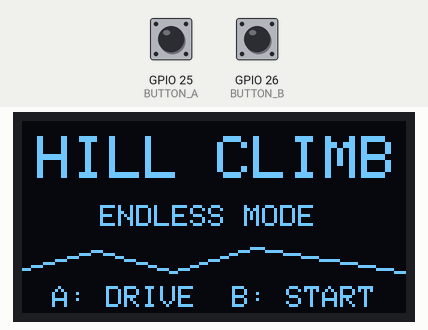
Simulated run of this sketch. Board: ESP32. Shown: 128×64 one-colour display. The test bench sets the inputs (shaded band); at power-on: GPIO 25 (BUTTON_A) HIGH, GPIO 26 (BUTTON_B) HIGH. Random numbers use the default seed unless the sketch sets one.

Above: at 1.2 s.
1.3 s: GPIO 25 (BUTTON_A) pulled LOW for 0.15 s
At 2.6 s:
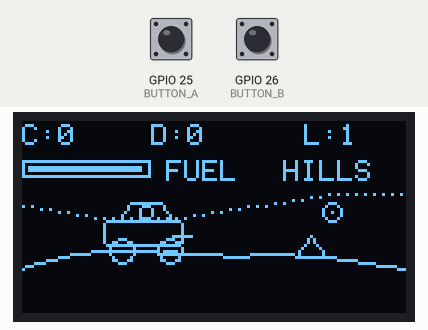
3.2 s: GPIO 25 (BUTTON_A) pulled LOW for 1 s
At 5.4 s:
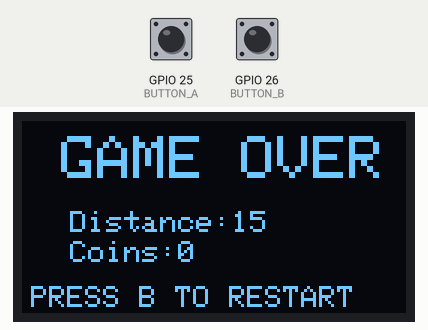
5.7 s: GPIO 26 (BUTTON_B) pulled LOW for 0.15 s
At 6.9 s:
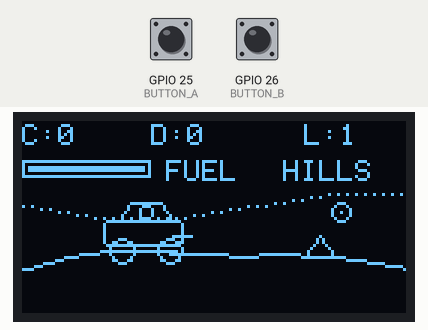
7.3 s: GPIO 26 (BUTTON_B) pulled LOW for 1 s
At 7.92 s:
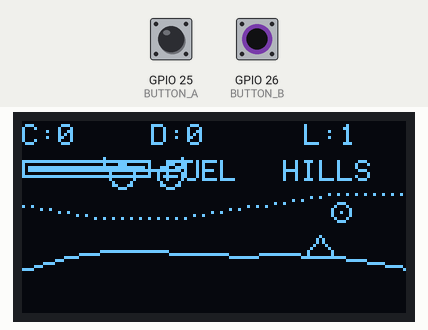
Timing chart, 0 to 10.3 s (numbered marks = the images above; inputs shaded):
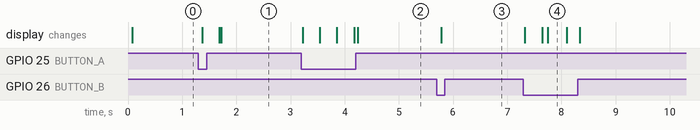

The sketch:

hillclimbonesp32.ino
```cpp
#include <Wire.h>
#include <Adafruit_GFX.h>
#include <Adafruit_SSD1306.h>
#include <math.h>
#include <esp_system.h>

#define SCREEN_WIDTH 128
#define SCREEN_HEIGHT 64
#define OLED_RESET -1
#define OLED_ADDR 0x3C

#define BUTTON_A 25
#define BUTTON_B 26

Adafruit_SSD1306 display(
  SCREEN_WIDTH, SCREEN_HEIGHT, &Wire, OLED_RESET
);

enum GameState { TITLE_SCREEN, PLAYING, LEVEL_COMPLETE, GAME_OVER };
GameState gameState = TITLE_SCREEN;

float worldX = 0;
float speed = 0;
float jeepY = 0;
float verticalSpeed = 0;
float fuel = 100;

int coins = 0;
int distanceM = 0;
int level = 1;
int levelReward = 0;

bool grounded = true;
bool rainEnabled = false;
bool previousA = false;
bool previousB = false;

unsigned long lastFrame = 0;
unsigned long stateTimer = 0;
unsigned long lastCoinWorld = 0;
unsigned long lastRewardedLevel = 1;

const int JEEP_X = 27;
const int LEVEL_DISTANCE = 500;
const int OBSTACLE_SPACING = 180;

struct RainDrop {
  int x, y, speed;
};
RainDrop rain[18];

// ---------- GENERAL HELPERS ----------

bool pressed(int pin) {
  return digitalRead(pin) == LOW;
}

unsigned long hashValue(unsigned long n) {
  n = (n ^ 61UL) ^ (n >> 16);
  n *= 9UL;
  n ^= n >> 4;
  n *= 0x27d4eb2dUL;
  n ^= n >> 15;
  return n;
}

int clampInt(int v, int lo, int hi) {
  if (v < lo) return lo;
  if (v > hi) return hi;
  return v;
}

// ---------- ENVIRONMENTS ----------
// Levels 1-5: green-hill style
// Levels 6-10: rocky mountains
// Levels 11-20: night
// Levels 21+: storm

int environment() {
  if (level <= 5) return 0;
  if (level <= 10) return 1;
  if (level <= 20) return 2;
  return 3;
}

void drawBackground() {
  int env = environment();

  if (env == 0) {
    // Distant rolling hills.
    for (int x = 0; x < 128; x += 3) {
      int y = 28 + (int)(sinf((x + worldX * 0.15f) * 0.04f) * 5);
      display.drawPixel(x, y, SSD1306_WHITE);
    }
  } else if (env == 1) {
    // Jagged mountain silhouettes.
    for (int x = 0; x < 128; x += 16) {
      int y = 28 + (int)(hashValue(x / 16 + level * 13) % 12);
      display.drawLine(x, 40, x + 8, y, SSD1306_WHITE);
      display.drawLine(x + 8, y, x + 16, 40, SSD1306_WHITE);
    }
  } else if (env == 2) {
    // Moon and stars.
    display.drawCircle(105, 25, 8, SSD1306_WHITE);
    display.drawPixel(102, 22, SSD1306_BLACK);
    display.drawPixel(108, 28, SSD1306_BLACK);

    for (int i = 0; i < 18; i++) {
      unsigned long h = hashValue(i * 31 + level * 7);
      int x = h % 128;
      int y = 20 + ((h >> 8) % 17);
      display.drawPixel(x, y, SSD1306_WHITE);
    }
  } else {
    // Storm clouds and lightning.
    display.drawLine(7, 24, 25, 24, SSD1306_WHITE);
    display.drawLine(14, 20, 20, 20, SSD1306_WHITE);
    display.drawLine(76, 25, 98, 25, SSD1306_WHITE);
    display.drawLine(83, 21, 93, 21, SSD1306_WHITE);

    if ((millis() / 700) % 7 == 0) {
      display.drawLine(70, 27, 65, 34, SSD1306_WHITE);
      display.drawLine(65, 34, 71, 34, SSD1306_WHITE);
      display.drawLine(71, 34, 67, 40, SSD1306_WHITE);
    }
  }
}

const char* environmentName() {
  switch (environment()) {
    case 0: return "HILLS";
    case 1: return "ROCKS";
    case 2: return "NIGHT";
    default: return "STORM";
  }
}

// ---------- TERRAIN ----------

int terrainY(float x) {
  float h = sinf(x * 0.035f) * 4.0f
          + sinf(x * 0.012f) * 5.0f
          + sinf(x * 0.075f) * 1.5f;

  int env = environment();

  if (env == 1) {
    h += sinf(x * 0.09f) * 3.0f;
    h += sinf(x * 0.025f) * 2.0f;
  } else if (env == 2) {
    h += sinf(x * 0.055f) * 3.0f;
  } else if (env == 3) {
    h += sinf(x * 0.10f) * 3.5f;
    h += sinf(x * 0.022f) * 3.0f;
  }

  int y = 49 - (int)h;
  return clampInt(y, 35, 57);
}

void drawTerrain() {
  int previousY = terrainY(worldX);

  for (int x = 1; x < SCREEN_WIDTH; x++) {
    int y = terrainY(worldX + x);
    display.drawLine(x - 1, previousY, x, y, SSD1306_WHITE);
    previousY = y;
  }
}

// ---------- JEEP ----------

void drawWheel(int x, int y, int frame) {
  display.drawCircle(x, y, 4, SSD1306_WHITE);

  switch (frame % 4) {
    case 0:
      display.drawLine(x - 2, y, x + 2, y, SSD1306_WHITE);
      break;
    case 1:
      display.drawLine(x, y - 2, x, y + 2, SSD1306_WHITE);
      break;
    case 2:
      display.drawLine(x - 2, y - 2, x + 2, y + 2,
                       SSD1306_WHITE);
      break;
    default:
      display.drawLine(x - 2, y + 2, x + 2, y - 2,
                       SSD1306_WHITE);
  }
}

void drawJeep() {
  int bodyY = (int)jeepY;

  display.drawRoundRect(
    JEEP_X, bodyY, 27, 9, 2, SSD1306_WHITE
  );

  // Cabin and windshield.
  display.drawLine(JEEP_X + 5, bodyY, JEEP_X + 9,
                   bodyY - 6, SSD1306_WHITE);
  display.drawLine(JEEP_X + 9, bodyY - 6, JEEP_X + 19,
                   bodyY - 6, SSD1306_WHITE);
  display.drawLine(JEEP_X + 19, bodyY - 6, JEEP_X + 23,
                   bodyY, SSD1306_WHITE);

  // Driver.
  display.drawCircle(JEEP_X + 14, bodyY - 3, 2, SSD1306_WHITE);

  // Bumper.
  display.drawLine(JEEP_X + 23, bodyY + 5, JEEP_X + 29,
                   bodyY + 5, SSD1306_WHITE);

  int wheelY = bodyY + 10;
  int frame = (int)(worldX / 3);

  drawWheel(JEEP_X + 6, wheelY, frame);
  drawWheel(JEEP_X + 22, wheelY, frame);
}

// ---------- COINS ----------

long coinPosition(int segment) {
  unsigned long h = hashValue((unsigned long)segment + 7919UL);
  return (long)segment * 150L + 60L + (h % 60UL);
}

void drawCoins() {
  int segment = (int)(worldX / 150.0f);

  for (int i = segment - 1; i <= segment + 2; i++) {
    long pos = coinPosition(i);
    int sx = (int)(pos - worldX);

    if (sx < -5 || sx > 132) continue;

    int cy = terrainY(pos) - 15;
    display.drawCircle(sx, cy, 3, SSD1306_WHITE);
    display.drawPixel(sx, cy, SSD1306_WHITE);
  }
}

void collectCoins() {
  int segment = (int)(worldX / 150.0f);

  for (int i = segment - 1; i <= segment + 2; i++) {
    long pos = coinPosition(i);

    if (pos >= (long)worldX + JEEP_X - 4 &&
        pos <= (long)worldX + JEEP_X + 4 &&
        pos > (long)lastCoinWorld) {
      coins++;
      lastCoinWorld = pos;
    }
  }
}

// ---------- OBSTACLES ----------
// Obstacle types: rock, log, spike and large boulder.
// Extra obstacles become available as levels increase.

long obstaclePosition(int segment, int which) {
  unsigned long h = hashValue(
    (unsigned long)segment * 97UL + which * 313UL + 1777UL
  );

  return (long)segment * OBSTACLE_SPACING
       + 65L + (h % 40UL) + which * 55L;
}

int obstacleType(int segment, int which) {
  unsigned long h = hashValue(
    (unsigned long)segment * 41UL + which * 887UL + 919UL
  );

  int maxType = 1;

  if (level >= 3) maxType = 2;
  if (level >= 6) maxType = 3;
  if (level >= 11) maxType = 4;

  return h % maxType;
}

bool obstacleExists(int segment, int which) {
  if (which == 0) return true;

  unsigned long h = hashValue(
    (unsigned long)segment * 101UL + which * 431UL + 37UL
  );

  // More secondary obstacles at higher levels.
  int chance = 0;

  if (level >= 3) chance = 25;
  if (level >= 6) chance = 50;
  if (level >= 11) chance = 70;
  if (level >= 21) chance = 90;

  return (h % 100UL) < (unsigned long)chance;
}

void drawOneObstacle(long pos, int type) {
  int sx = (int)(pos - worldX);

  if (sx < -10 || sx > 138) return;

  int ground = terrainY(pos);

  if (type == 0) {
    // Rock.
    display.drawLine(sx - 5, ground, sx, ground - 7,
                     SSD1306_WHITE);
    display.drawLine(sx, ground - 7, sx + 5, ground,
                     SSD1306_WHITE);
    display.drawLine(sx - 5, ground, sx + 5, ground,
                     SSD1306_WHITE);
  } else if (type == 1) {
    // Wooden log.
    display.drawRect(sx - 5, ground - 5, 11, 5,
                     SSD1306_WHITE);
    display.drawLine(sx - 4, ground - 4, sx + 4,
                     ground - 1, SSD1306_WHITE);
  } else if (type == 2) {
    // Spikes.
    display.drawLine(sx - 5, ground, sx - 2,
                     ground - 7, SSD1306_WHITE);
    display.drawLine(sx - 2, ground - 7, sx + 1,
                     ground, SSD1306_WHITE);
    display.drawLine(sx + 1, ground, sx + 4,
                     ground - 7, SSD1306_WHITE);
    display.drawLine(sx + 4, ground - 7, sx + 7,
                     ground, SSD1306_WHITE);
  } else {
    // Large boulder.
    display.drawCircle(sx, ground - 4, 5, SSD1306_WHITE);
    display.drawPixel(sx - 1, ground - 5, SSD1306_WHITE);
  }
}

void drawObstacles() {
  int segment = (int)(worldX / OBSTACLE_SPACING);

  for (int i = segment - 1; i <= segment + 2; i++) {
    for (int which = 0; which < 3; which++) {
      if (!obstacleExists(i, which)) continue;

      long pos = obstaclePosition(i, which);
      drawOneObstacle(pos, obstacleType(i, which));
    }
  }
}

bool hitObstacle() {
  int segment = (int)(worldX / OBSTACLE_SPACING);

  for (int i = segment - 1; i <= segment + 2; i++) {
    for (int which = 0; which < 3; which++) {
      if (!obstacleExists(i, which)) continue;

      long pos = obstaclePosition(i, which);
      float sx = pos - worldX;

      if (sx >= JEEP_X + 2 && sx <= JEEP_X + 25) {
        // Ground contact is required for a crash.
        if (grounded) return true;
      }
    }
  }

  return false;
}

// ---------- RAIN ----------

void initializeRain() {
  for (int i = 0; i < 18; i++) {
    rain[i].x = esp_random() % SCREEN_WIDTH;
    rain[i].y = esp_random() % SCREEN_HEIGHT;
    rain[i].speed = 2 + esp_random() % 3;
  }
}

void updateRain() {
  rainEnabled = environment() == 3;

  if (!rainEnabled) return;

  for (int i = 0; i < 18; i++) {
    rain[i].x--;
    rain[i].y += rain[i].speed;

    if (rain[i].y >= SCREEN_HEIGHT) {
      rain[i].y = 0;
      rain[i].x = esp_random() % SCREEN_WIDTH;
    }

    if (rain[i].x < 0) rain[i].x = 127;
  }
}

void drawRain() {
  if (!rainEnabled) return;

  for (int i = 0; i < 18; i++) {
    display.drawLine(
      rain[i].x, rain[i].y,
      rain[i].x - 1, rain[i].y + 2,
      SSD1306_WHITE
    );
  }
}

// ---------- HUD ----------

void drawHUD() {
  display.fillRect(0, 0, 128, 12, SSD1306_BLACK);

  display.setTextSize(1);
  display.setTextColor(SSD1306_WHITE);

  display.setCursor(0, 1);
  display.print("C:");
  display.print(coins);

  display.setCursor(43, 1);
  display.print("D:");
  display.print(distanceM);

  display.setCursor(94, 1);
  display.print("L:");
  display.print(level);

  display.drawRect(0, 13, 43, 6, SSD1306_WHITE);

  int fw = clampInt((int)(fuel * 0.39f), 0, 39);
  display.fillRect(2, 15, fw, 2, SSD1306_WHITE);

  display.setCursor(48, 13);
  display.print("FUEL");

  display.setCursor(87, 13);
  display.print(environmentName());
}

// ---------- SCREENS ----------

void drawTitleScreen() {
  display.clearDisplay();
  display.setTextColor(SSD1306_WHITE);

  display.setTextSize(2);
  display.setCursor(5, 5);
  display.print("HILL CLIMB");

  display.setTextSize(1);
  display.setCursor(26, 28);
  display.print("ENDLESS MODE");

  display.drawLine(0, 49, 25, 43, SSD1306_WHITE);
  display.drawLine(25, 43, 50, 50, SSD1306_WHITE);
  display.drawLine(50, 50, 77, 42, SSD1306_WHITE);
  display.drawLine(77, 42, 127, 50, SSD1306_WHITE);

  display.setCursor(10, 55);
  display.print("A: DRIVE  B: START");
  display.display();
}

void drawGameOver() {
  display.clearDisplay();
  display.setTextColor(SSD1306_WHITE);

  display.setTextSize(2);
  display.setCursor(13, 5);
  display.print("GAME OVER");

  display.setTextSize(1);
  display.setCursor(16, 30);
  display.print("Distance:");
  display.print(distanceM);

  display.setCursor(16, 40);
  display.print("Coins:");
  display.print(coins);

  display.setCursor(3, 55);
  display.print("PRESS B TO RESTART");
  display.display();
}

void drawLevelComplete() {
  display.clearDisplay();
  display.setTextColor(SSD1306_WHITE);

  display.setTextSize(2);
  display.setCursor(4, 5);
  display.print("LEVEL UP!");

  display.setTextSize(1);
  display.setCursor(10, 30);
  display.print("Environment:");
  display.print(environmentName());

  display.setCursor(10, 41);
  display.print("Reward:");
  display.print(levelReward);

  display.setCursor(7, 55);
  display.print("GET READY!");
  display.display();
}

// ---------- GAME CONTROL ----------

void resetGame() {
  worldX = 0;
  speed = 0;
  verticalSpeed = 0;
  fuel = 100;

  coins = 0;
  distanceM = 0;
  level = 1;
  levelReward = 0;

  grounded = true;
  lastCoinWorld = 0;
  lastRewardedLevel = 1;

  jeepY = terrainY(JEEP_X) - 10;

  gameState = PLAYING;
  stateTimer = millis();
}

void advanceLevel(int newLevel) {
  level = newLevel;

  levelReward = 10 + level * 5;
  coins += levelReward;

  fuel += 15;
  if (fuel > 100) fuel = 100;

  gameState = LEVEL_COMPLETE;
  stateTimer = millis();
}

// ---------- SETUP ----------

void setup() {
  pinMode(BUTTON_A, INPUT_PULLUP);
  pinMode(BUTTON_B, INPUT_PULLUP);

  Wire.begin(21, 22);

  if (!display.begin(SSD1306_SWITCHCAPVCC, OLED_ADDR)) {
    while (true) delay(100);
  }

  display.clearDisplay();
  display.display();

  initializeRain();
  drawTitleScreen();
}

// ---------- MAIN LOOP ----------

void loop() {
  unsigned long now = millis();

  if (now - lastFrame < 35) return;
  lastFrame = now;

  bool a = pressed(BUTTON_A);
  bool b = pressed(BUTTON_B);

  bool bPressed = b && !previousB;

  previousA = a;
  previousB = b;

  if (gameState == TITLE_SCREEN) {
    drawTitleScreen();

    if (a || b) resetGame();
    return;
  }

  if (gameState == GAME_OVER) {
    drawGameOver();

    if (bPressed) resetGame();
    return;
  }

  if (gameState == LEVEL_COMPLETE) {
    drawLevelComplete();

    if (now - stateTimer >= 1400) {
      gameState = PLAYING;
    }
    return;
  }

  // ---------- ACCELERATION ----------
  if (a && fuel > 0) {
    speed += 0.10f;
    fuel -= 0.035f;
  } else {
    speed -= 0.04f;
  }

  speed = fminf(2.5f, fmaxf(0, speed));
  worldX += speed;

  distanceM = (int)(worldX / 3.0f);

  // ---------- JUMP ----------
  if (bPressed && grounded) {
    verticalSpeed = -3.4f;
    grounded = false;
  }

  verticalSpeed += 0.22f;
  jeepY += verticalSpeed;

  float groundY = terrainY(worldX + JEEP_X) - 10;

  if (jeepY >= groundY) {
    jeepY = groundY;
    verticalSpeed = 0;
    grounded = true;
  }

  // ---------- LEVEL PROGRESSION ----------
  int newLevel = distanceM / LEVEL_DISTANCE + 1;

  if (newLevel > level) {
    advanceLevel(newLevel);
    drawLevelComplete();
    return;
  }

  // ---------- COLLISIONS ----------
  collectCoins();

  if (hitObstacle()) {
    gameState = GAME_OVER;
    drawGameOver();
    return;
  }

  // End the run when fuel is gone and the jeep stops.
  if (fuel <= 0) {
    fuel = 0;

    if (speed < 0.1f) {
      gameState = GAME_OVER;
      drawGameOver();
      return;
    }
  }

  // ---------- DRAW FRAME ----------
  updateRain();

  display.clearDisplay();
  drawBackground();
  drawTerrain();
  drawCoins();
  drawObstacles();
  drawJeep();
  drawRain();
  drawHUD();
  display.display();
}
```

Measured:
- after the input at 1.3 s, the display: first changes after 0.07 s (image 1 shows a later state)
- after the input at 3.2 s, the display: first changes at once (image 2 shows a later state)
- after the input at 5.7 s, the display: changes after 0.09 s (image 3)
- after the input at 7.3 s, the display: first changes at once (image 4 shows a later state)
